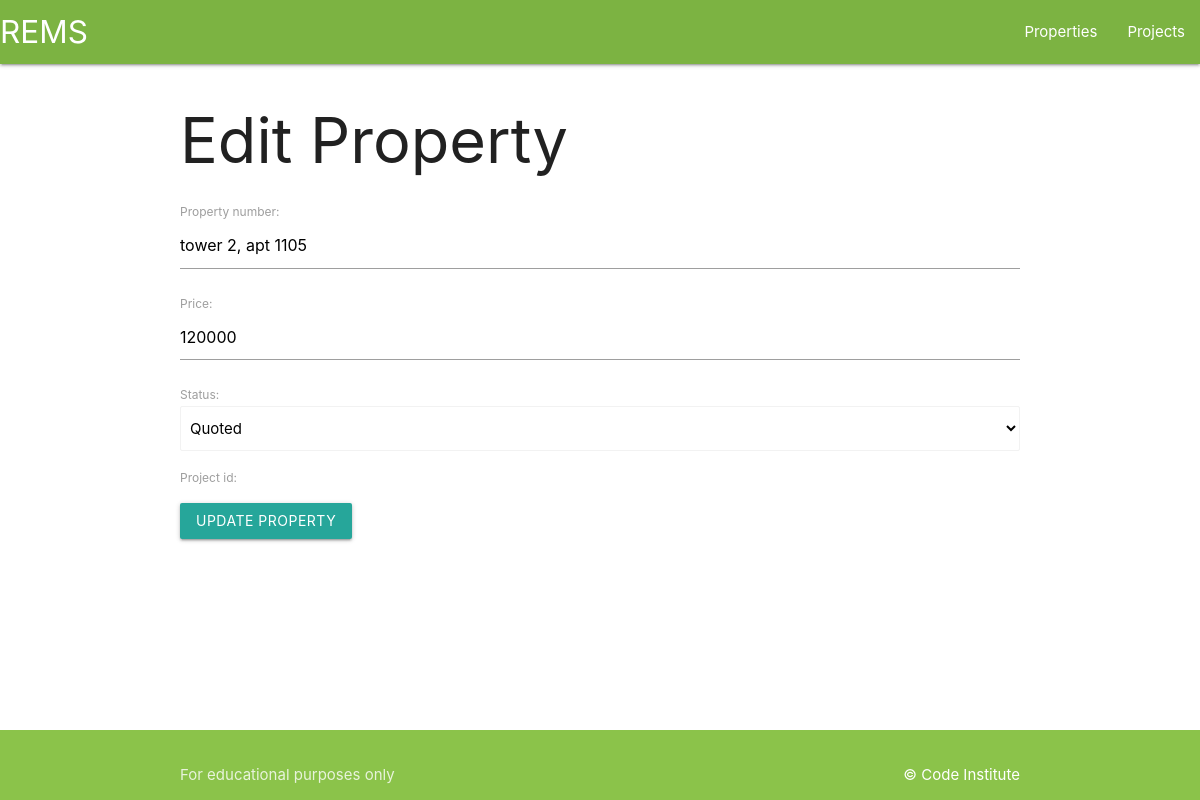
Page /edit/1 on the earlier database version.
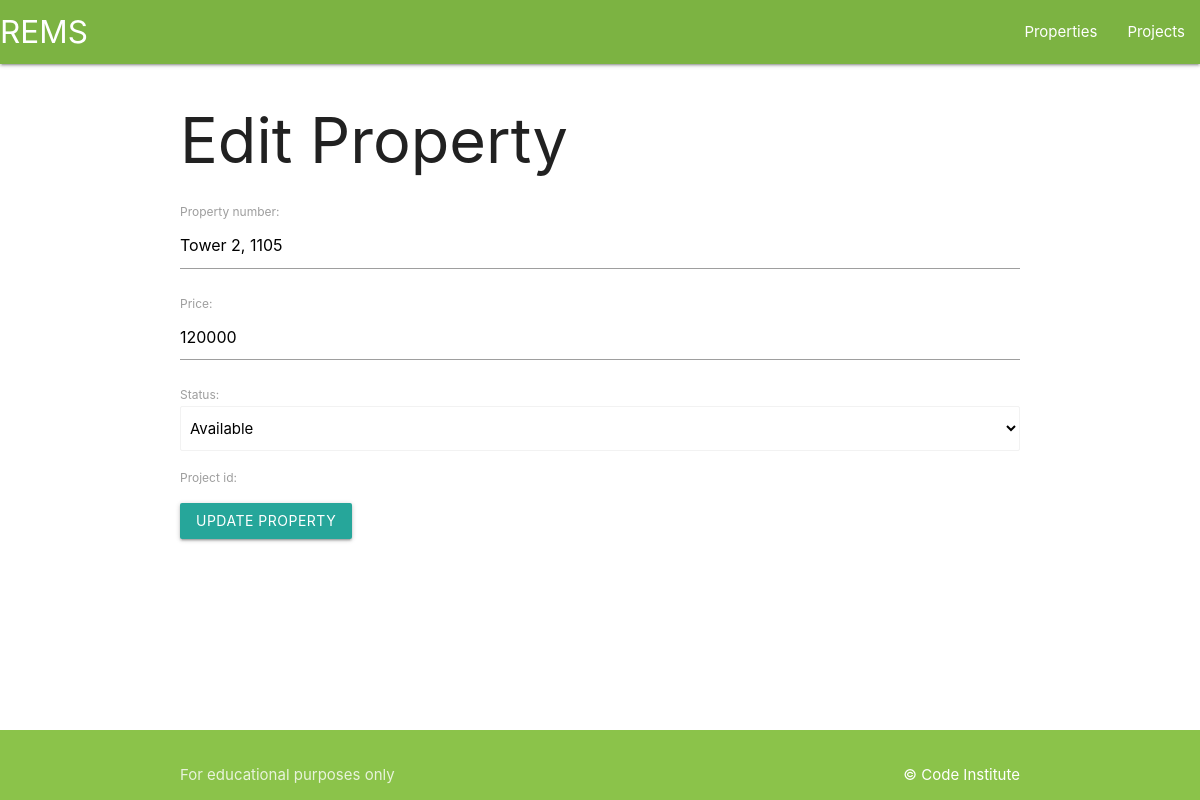
Same page on the later database version.
### todo/models.py (models this page shows, shortened)
class Property(models.Model):
    PropertyStatus= models.TextChoices("PropertyStatus", "Available Quoted Reserved Rejected Sold")
    property_number = models.CharField(max_length=50, null=False, blank=False)
    Status = models.CharField(blank=True, choices=PropertyStatus.choices, max_length=10)
    Price = models.IntegerField(null=False, blank=False)
    last_modified = models.DateField(auto_now=True)
    project_id = models.ForeignKey(Project, on_delete=models.CASCADE)

### todo/views.py (the view)
# urls.py: path('edit/<property_id>', views.edit_property, name='edit'),
def edit_property(request, property_id):
    property = get_object_or_404(Property, id=property_id)
    if request.method == 'POST':
        form = PropertyForm(request.POST, instance=property)
        if form.is_valid():
            form.save()
            return redirect('get_todo_list')
    form = PropertyForm(instance=property)
    context = {
        'form': form
    }
    return render(request, 'todo/edit_property.html', context)

### todo/forms.py
class PropertyForm(forms.ModelForm):
    class Meta:
        model = Property
        fields = ['property_number', 'Price', 'Status', 'project_id']

### todo/models.py (called while the page is built)
    def __str__(self):
        return self.project_name

### todo/templates/todo/edit_property.html (shortened to what this page needs)
<!DOCTYPE html>
<html lang="en">
<head>
    <link rel="stylesheet" href="https://cdnjs.cloudflare.com/ajax/libs/font-awesome/6.4.0/css/all.min.css" />
    <link rel="stylesheet" href="https://cdnjs.cloudflare.com/ajax/libs/materialize/1.0.0/css/materialize.min.css" type="text/css">
    <link rel="stylesheet" href="/static/css/style.css" type="text/css">
</head>
<body>
      <header>
        <nav class="light-green darken-1">
            <div class="nav-wrapper">
              <a href="" class="brand-logo">REMS</a>
              <ul class="right hide-on-med-and-down">
                <li><a href="properties">Properties</a></li>
                <li><a href="projects">Projects</a></li>
              </ul>
            </div>
          </nav>
    </header>
    <main class="container">
        <h1>Edit Property</h1>
        <form method="POST">
            {{ form.as_p }}
            <div>
                <p>
                    <button type="submit" class="waves-effect waves-light btn">Update Property</button>
                </p>
            </div>
        </form>
    </main>
    <footer class="page-footer light-green">
        <div class="footer-copyright light-green">
          <div class="container">
          For educational purposes only
          <a class="white-text right" href="https://codeinstitute.net" target="_blank">&copy; Code Institute</a>
          </div>
        </div>
      </footer>
</body>
</html>

Differences in the rows shown:
changed Property: property_number "tower 2, apt 1105" → "Tower 2, 1105"; Status "Quoted" → "Available"
